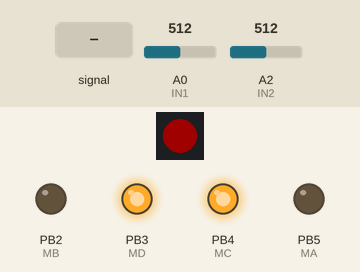
Simulated run of this sketch. Board: ATtiny85, built with avr-gcc and run on an emulated ATtiny85. On the bench: 1 RGB LEDs in strip order, left to right, output pins drawn as LEDs (lit = HIGH). The test bench sets the inputs (shaded band); at power-on: A0 (IN1) = 512, A2 (IN2) = 512. Dim RGB values are drawn brighter than linear.

Above: at 1.2 s.
1.3 s: A0 (IN1) set to 33
2.8 s: A0 (IN1) set to 28
At 3.8 s:
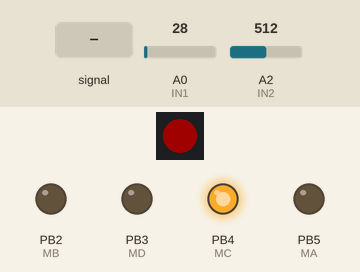
4.3 s: A2 (IN2) fed a 200 Hz sine of ±81 counts around its level
At 5.5 s:
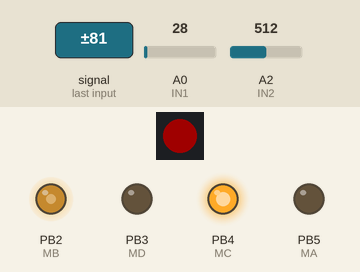
5.8 s: A2 (IN2) set to 716
At 6.3 s:
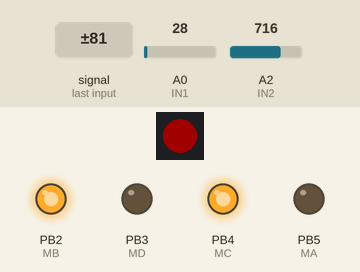
Timing chart, 0 to 8.3 s (numbered marks = the images above; inputs shaded):
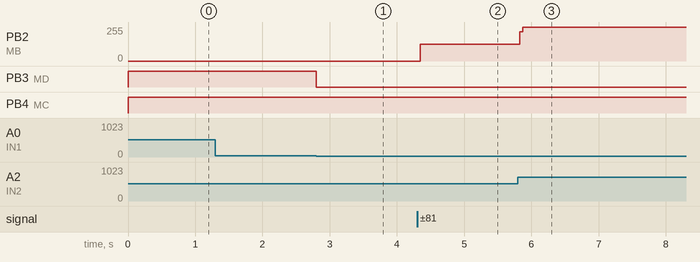

The sketch:

MotorDriver2022_Firm.ino
```cpp
/*
  $Id$

  motor-driver-2022x 用ファームウェア

  回転方向切り替えでデッドタイム挿入

  Board: ATtiny24/44/84(a) (No bootloader)
  Chip:  ATtiny84(a)
  Clock Source: 8 MHz (internal)
  Pin Mapping: Counterclockwize
  tinyNeoPixel port: Port A
 */

/*
  Hブリッジは次のとおり
  ハイサイドの P-MOS はプルアップして active-High にしてある
  ローサイドの N-MOS はプルダウンして active-High にしてある
              |
        |-----+-----|
       /|           |\
  MA --||           ||-- MB
       \|           |/
        |           |
        |---- M ----|
        |           |
       /|           |\
  MC --||           ||-- MD
       \|           |/
        |-----+-----|
              |
*/

const uint8_t MA = 5; // PWM(High-side)
const uint8_t MB = 2; // PWM(High-side)
const uint8_t MC = 4; // Low-side
const uint8_t MD = 3; // Low-side

const uint8_t IN1 = A0; // D10
const uint8_t IN2 = A2; // D8
const uint8_t INM = 9; // モード切替（LOW:ブレーキ，High:フリー）

const uint8_t TV = 30; // 不感帯

const int DeadTime = 100; // micro seconds
uint8_t s0, s1; // 回転方向ステート（今回，前回）

#include <tinyNeoPixel.h>

#define LEDPIN 7
#define NUMPIXELS 1
tinyNeoPixel LED = tinyNeoPixel(NUMPIXELS, LEDPIN, NEO_GRB + NEO_KHZ800);

int COLOR[][3] = {
  {0x20, 0x00, 0x00},
  {0x80, 0x20, 0x00},
  {0x00, 0x20, 0x00},
  {0x00, 0x20, 0x20},
  {0x00, 0x00, 0x20},
  {0x20, 0x00, 0x20},
};
enum ledcolor {
  L_RED,
  L_YELLOW,
  L_GREEN,
  L_CYAN,
  L_BLUE,
  L_MAGENTA
};
int COLORLEN = sizeof(COLOR) / (sizeof(int) * 3);
int COLORINDEX = 0;

void setup() {
  pinMode(MA, OUTPUT);
  pinMode(MB, OUTPUT);
  pinMode(MC, OUTPUT);
  pinMode(MD, OUTPUT);
  pinMode(INM, INPUT_PULLUP);

  s0 = 0;
  s1 = 1;

  LED.begin();
}

void loop() {
  // put your main code here, to run repeatedly:
  int ina = analogRead(IN1);
  int inb = analogRead(IN2);
  int mode = digitalRead(INM);

  // モードによってLEDの色を変える
  if (mode == LOW) {
    // ブレーキ
    LED.setPixelColor(0, LED.Color(COLOR[L_RED][0], COLOR[L_RED][1], COLOR[L_RED][2]));
  }
  else {
    // フリー
    LED.setPixelColor(0, LED.Color(COLOR[L_GREEN][0], COLOR[L_GREEN][1], COLOR[L_GREEN][2]));
  }
  LED.show();

  // INA, INB のどちらかが High の場合（CW/CCW）
  if (ina > TV && inb < TV) {
    s0 = 1;
    // 回転方向が変わったらデッドタイムを入れる
    if (s0 != s1) {
      delayMicroseconds(DeadTime);
    }
    s1 = s0;
    analogWrite(MA, map(ina, 0, 1023, 0, 255));
    digitalWrite(MB, LOW);
    digitalWrite(MC, LOW);
    digitalWrite(MD, HIGH);
  }
  // INA, INB のどちらかが High の場合（CW/CCW）
  else if (inb > TV && ina < TV) {
    s0 = -1;
    // 回転方向が変わったらデッドタイムを入れる
    if (s0 != s1) {
      delayMicroseconds(DeadTime);
    }
    s1 = s0;
    digitalWrite(MA, LOW);
    analogWrite(MB, map(inb, 0, 1023, 0, 255));
    digitalWrite(MC, HIGH);
    digitalWrite(MD, LOW);
  }
  // INA, INB の両方が High/Low の場合（ブレーキorフリー）
  else {
    s0 = 0;
    digitalWrite(MA, LOW);
    digitalWrite(MB, LOW);
    if (mode == LOW) {
      // ブレーキ
      digitalWrite(MC, HIGH);
      digitalWrite(MD, HIGH);
    }
    else {
      // フリー
      digitalWrite(MC, LOW);
      digitalWrite(MD, LOW);
    }
  }
}
```

Measured:
- the behaviour switches between 30 and 29 on A0 (IN1) (found by bisection; images 0 and 1)
- after the input at 1.3 s, every drawn part: stays the same
- after the input at 2.8 s, PB3 (MD): HIGH → LOW at once
- after the input at 4.3 s, PB2 (MB): 0/255 → 127/255 after 0.05 s
- after the input at 5.8 s, PB2 (MB): 127/255 → 255/255 at once
